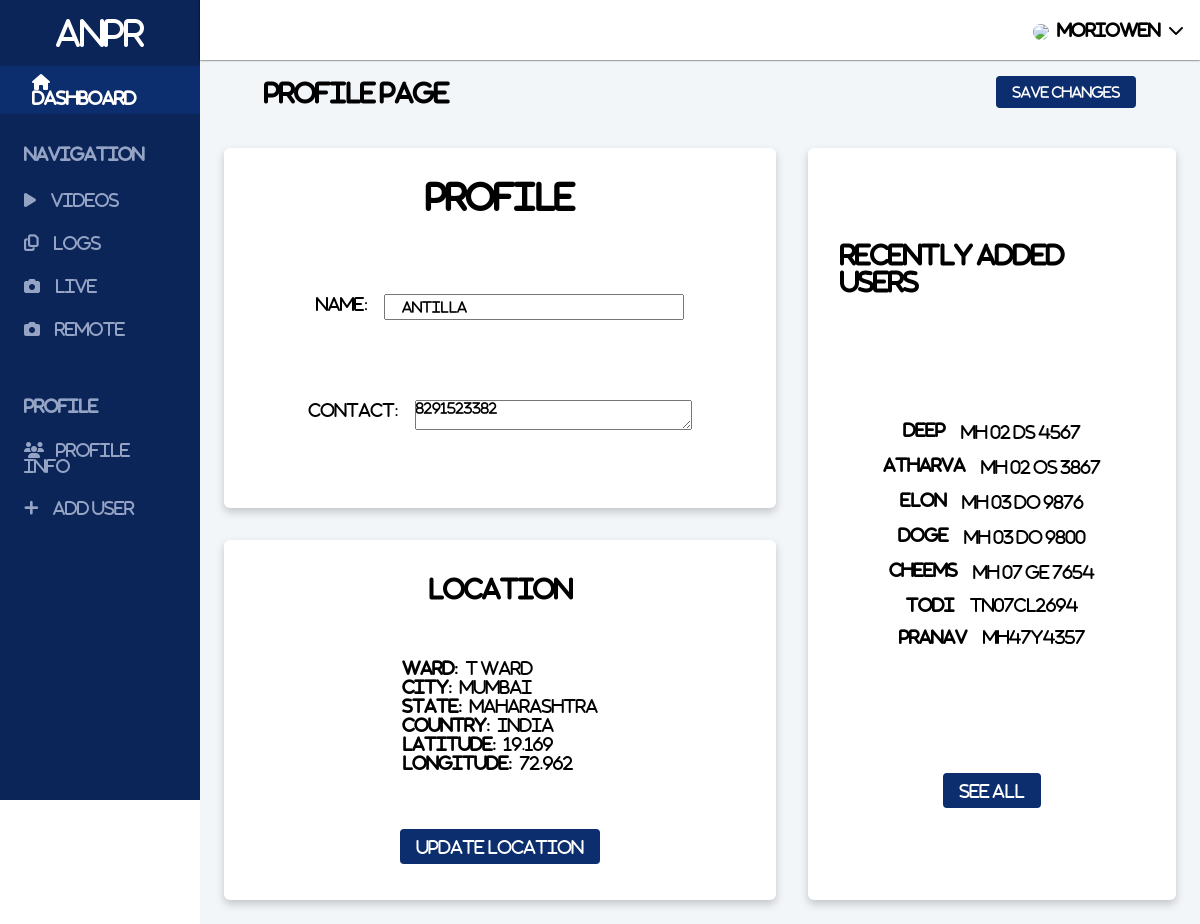
Screenshot of /profile/ (signed in) with the database file from the repository.
### app/models.py (models this page shows, shortened)
class Profile(models.Model):
    user = models.ForeignKey(User, default=None, on_delete=models.CASCADE)
    name = models.CharField(max_length=100)
    contact = models.TextField()
    long = models.DecimalField(blank=True, null=True,  max_digits=8, decimal_places=3)
    lat = models.DecimalField(blank=True, null=True, max_digits=8, decimal_places=3)
    town = models.CharField(blank=True, null=True, max_length=100)
    city = models.CharField(blank=True , null=True,max_length=100)
    state = models.CharField(blank=True, null=True, max_length=100)
    country = models.CharField(blank=True, null=True, max_length=100)

class CarProfile(models.Model):
    user = models.ForeignKey(User, default="", on_delete=models.CASCADE, null=True, blank=True)
    name = models.CharField(max_length=150)
    phone = models.CharField(max_length=150)
    carno = models.CharField(max_length=50)
    carmodel = models.CharField(max_length=50)
    carcolour = models.CharField(max_length=50)
    def __str__(self):
        return self.name

### app/views.py (the view, shortened to what this page needs)
# urls.py: path('profile/', views.updateProfile, name="profile"),
def updateProfile(request):
    try:
        profile = Profile.objects.get(user=request.user)
        users = CarProfile.objects.filter(user=request.user)
        print(users)
        print(request)
        form = ProfileForm(instance=Profile.objects.get(user=request.user))
        context = {'form': form, 'profile': profile, 'users': users}
        return render(request, 'profile.html', context)
    except Profile.DoesNotExist:
        profile = Profile.objects.get(user=request.user)
        return render(request, 'profile.html')

### app/forms.py
class ProfileForm(ModelForm):
    class Meta:
        model = Profile
        fields = ['name', 'contact']
        widgets = {
          'contact': forms.Textarea(attrs={'rows':2, 'cols':20}),
        }

### templates/profile.html (shortened to what this page needs)
{% extends 'base.html' %} {% load static %}
{% block header %}
<link rel="stylesheet" href="{% static 'profile.css' %}" />
{% endblock header %}
{% block body %}
<div class="content">
  <div class="changes_bar">
    <h2>Profile Page</h2>
    <form action="" method="POST">
      <button href="">Save Changes</button>
    </form>
  </div>
  <div class="profile__grid">
    <div class="profile_box">
      <div class="inner_profile">
        <h1 style="letter-spacing: 0.1px">Profile</h1>
        <div class="form__label">
          <label for="">Name: </label>
          <div class="profile__header">{{form.name}}</div>
        </div>
        <div class="form__label">
          <label for="">Contact: </label>
          <div class="profile__input">{{form.contact}}</div>
        </div>
      </div>
    </div>
    <div class="user_box">
      <div class="user_container">
        <h2>Recently Added Users</h2>
        <div class="log">
          {% for user in users %}
          <div class="indiviual_log">
            <div class="log__owner">{{user}}</div>
            <div class="log__number">{{user.carno}}</div>
          </div>
          {% endfor %}
        </div>
        <a href="{% url 'addusers' %}">See All</a>
      </div>
    </div>
    <div class="map">
      <div class="map_container">
        <h2>Location</h2>
        <div class="form_control">
          {% if profile.city %}
          <label for="">Ward: </label>
          {{profile.town}}
          <br />
          <label for="">City: </label>
          {{profile.city}}
          <br />
          <label for="">State: </label>
          {{profile.state}}
          <br />
          <label for="">Country: </label>
          {{profile.country}}
          <br />
          <label for="">Latitude: </label>
          {{profile.lat}}
          <br />
          <label for="">Longitude: </label>
          {{profile.long}} {% endif %}
        </div>
        <a href="{% url 'get_location' %}">Update Location</a>
      </div>
    </div>
  </div>
</div>
{% endblock body %}

### templates/base.html (shortened to what this page needs)
<!DOCTYPE html>
{% load static %}
<html lang="en">
  <head>
    <link rel="stylesheet" href="{% static 'base.css' %}" />
    {% block header %} {% endblock header %}
  </head>
  <body>
    <main class="main">
      <div class="sidebar">
        <div class="title">ANPR</div>
        <div class="dashboard__name">
          <h4>
            <a href="{% url 'dashboard' %}">
              <span><i class="fa fa-home"></i></span> Dashboard
            </a>
          </h4>
        </div>
        <section class="navigation">
          <div class="section__title">Navigation</div>
          <ul>
            <a href="{% url 'videolist' %}">
              <li>
                <span><i class="fa fa-play"></i></span> Videos
              </li>
            </a>
            <a href="{% url 'logs' %}">
              <li>
                <span><i class="fa fa-copy"></i></span> Logs
              </li>
            </a>
            <a href="{% url 'live' %}">
              <li>
                <span><i class="fa fa-camera"></i></span> Live
              </li>
            </a>
            <a href="{% url 'remote' %}">
              <li>
                <span><i class="fa fa-camera"></i></span> Remote
              </li>
            </a>
          </ul>
        </section>
        <section class="profile">
          <div class="section__title">Profile</div>
          <ul>
            <a href="{% url 'profile' %}">
              <li>
                <span><i class="fa fa-users"></i></span>Profile Info
              </li>
            </a>
            <a href="{% url 'addusers' %}">
              <li>
                <span><i class="fa fa-plus"></i></span> Add User
              </li>
            </a>
          </ul>
        </section>
      </div>
      <div class="navbar">
        <div class="navbar__profile">
          <span
            ><img
              src="{{ MEDIA_URL }}/videos/mario-av.png"
              style="border-radius: 50%; width: 30px"
          /></span>
          <p style="letter-spacing: 0.1px; font-weight: bold">
            {{ user.username }}
          </p>
          <span><i class="fa fa-chevron-down"></i></span>
        </div>
      </div>
      {% block body %} {% endblock body %}
    </main>
  </body>
</html>

### static/base.css (style rules this page uses)
:root { --textColour: #95a4c4; }
.main { min-height: 100vh; display: grid; grid-template-columns: 200px 1fr; grid-template-rows: 60px 1fr; grid-template-areas: "sidebar navbar" "sidebar content"; }
.sidebar { grid-area: sidebar; background-color: #0b2559; color: white; position: fixed; height: 100vh; width: 200px; }
.title { display: block; margin: 1rem; text-align: center; font-size: 2rem; }
.section__title { margin: 1rem 1.5rem; font-weight: 700; color: #95a4c4; text-transform: uppercase; }
.sidebar li { list-style: none; padding: 0.75rem 1.5rem; color: #95a4c4; margin: 0 auto; }
.sidebar section { padding: 1rem 0; }
.dashboard__name { padding: 0.5rem 2rem; display: block; background-color: #0c2e6e; }
.sidebar span { margin-right: 0.75rem; }
a { text-decoration: none; color: inherit; }
.navbar { grid-area: navbar; display: flex; align-items: center; justify-content: flex-end; box-shadow: 0px 0px 2px black; z-index: 2; }
.navbar__profile { display: flex; cursor: pointer; align-items: center; padding: 1rem; position: relative; }
.navbar__profile p { margin: 0 0.5rem; }
.navbar__profile span:first-child { font-size: 1.5rem; color: #0b2559; }

### static/profile.css (style rules this page uses)
.content { grid-area: content; background: #f3f6f9; }
.profile__grid { display: grid; grid-template-columns: 3fr 2fr; grid-template-rows: 1fr 1fr; grid-template-areas: "profile_box user_box" "map user_box"; gap: 2rem; width: 1000px; margin: 0 auto; padding: 1.5rem; min-height: 100vh; }
.profile_box { grid-area: profile_box; box-shadow: 0 4px 8px 0 rgba(0, 0, 0, 0.2); transition: 0.3s; border-radius: 6px; background: white; }
.user_box { grid-area: user_box; box-shadow: 0 4px 8px 0 rgba(0, 0, 0, 0.2); transition: 0.3s; background: white; border-radius: 6px; }
.map { grid-area: map; background: white; display: grid; box-shadow: 0 4px 8px 0 rgba(0, 0, 0, 0.2); transition: 0.3s; border-radius: 6px; }
.map_container { display: flex; flex-direction: column; justify-content: space-around; align-items: center; height: 100%; padding: 0.5rem 0; }
.map_container a { padding: 0.5rem 1rem; background-color: #0c2e6e; border-radius: 4px; color: white; }
.map_container label { font-weight: bold; margin-right: 0.25rem; }
.changes_bar { display: flex; justify-content: space-between; align-items: center; padding: 1rem 4rem; }
.changes_bar button { padding: 0.5rem 1rem; background-color: #0c2e6e; border-radius: 4px; border: 0; color: white; }
.log { display: flex; flex-direction: column; justify-content: space-evenly; align-items: center; }
.user_box { padding: 2rem; }
.user_container { display: flex; flex-direction: column; height: 100%; justify-content: space-around; align-items: center; }
.user_container a { padding: 0.5rem 1rem; background-color: #0c2e6e; border-radius: 4px; color: white; }
.log__owner { font-weight: bold; margin-right: 1rem; }
.indiviual_log { display: flex; padding: 0.5rem 0; }
.inner_profile { display: flex; flex-direction: column; justify-content: space-between; align-items: center; width: 80%; height: 70%; margin: 2rem auto; }
.form__label { display: flex; }
.form__label label { padding-right: 1rem; }
.form__label input { padding: 0.25rem 1rem; }

### rows the page displays
Profile: name "Antilla", contact "8291523382", town "T Ward", city "Mumbai", state "Maharashtra", country "India", lat "19.169", long "72.962"
CarProfile: name "deep", carno "MH 02 DS 4567"
CarProfile: name "atharva", carno "MH 02 OS 3867"
CarProfile: name "elon", carno "MH 03 DO 9876"
CarProfile: name "doge", carno "MH 03 DO 9800"
CarProfile: name "cheems", carno "MH 07 GE 7654"
CarProfile: name "todi", carno "TN07CL2694"
CarProfile: name "pranav", carno "MH47Y4357"

### other values shown
{{ user.username }} "moriowen"
